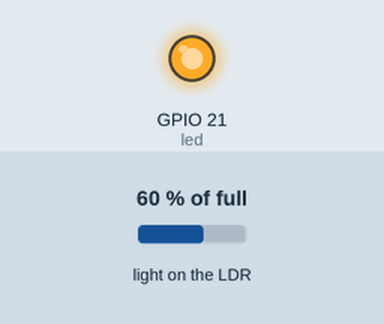
The program below on a simulated Raspberry Pi (BCM pin numbers). On the bench: output pins drawn as LEDs (lit = HIGH). The inputs (shaded band) are chosen by the test bench; at power-on: light on the LDR 60 % of full. No MQTT or app messages arrive unless stated.

Above: at 0.7 s.
At 3.9 s:
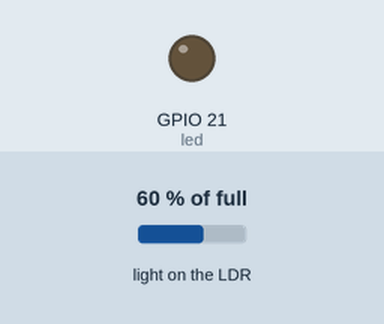
Timing chart, 0 to 4.8 s (numbered marks = the images above):
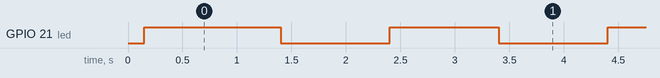

Measured:
- by itself, GPIO 21 (led): repeats every 2.0 s: LOW 1.0 s, HIGH 1.0 s

The program:

Publisher_iot.py
```python
import paho.mqtt.client as mqtt
from gpiozero import LED, LightSensor
from time import sleep
from threading import Thread

led = LED(21)
sensor = LightSensor(18)
client = mqtt.Client()

try:
	client.connect("localhost")
	while True:
		led.toggle()
		client.publish("iot", "LED = {} / Light = {}".format(led.value, sensor.value))
		sleep(1)
#	client.loop(2)
except Exception as err:
	print('Error : %s' % err)
```
